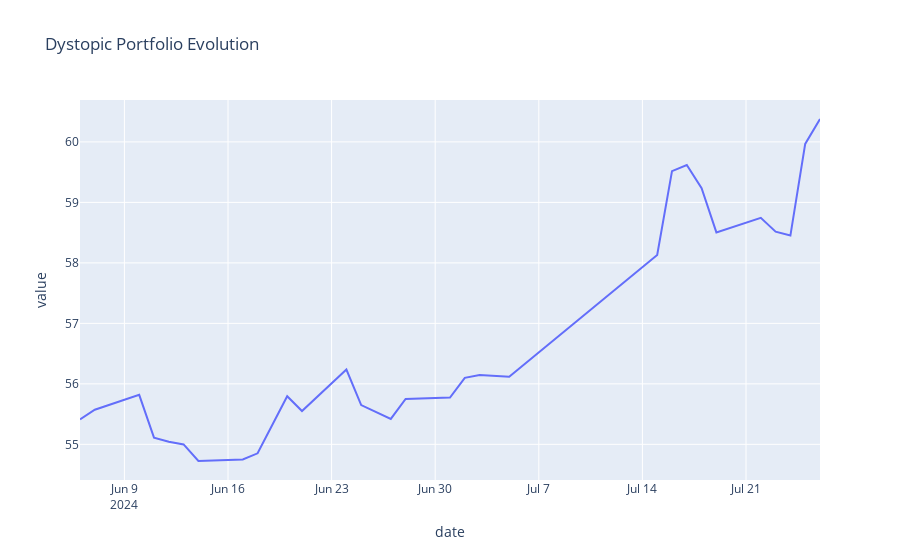

Here is the notebook cell this chart was saved with:
### Code cell
import plotly.express as p


p.line(agg_portfolio_value, x="date", y="value", title="Dystopic Portfolio Evolution")

### Figure 1 — Plotly figure (JSON) as saved in the notebook; plotly's stock layout.template omitted (floating-point values rounded to 4 significant figures)
{"data": [{"hovertemplate": "date=%{x}<br>value=%{y}<extra></extra>", "legendgroup": "", "line": {"color": "#636efa", "dash": "solid"}, "marker": {"symbol": "circle"}, "mode": "lines", "name": "", "orientation": "v", "showlegend": false, "type": "scatter", "x": ["2024-06-06T00:00:00", "2024-06-07T00:00:00", "2024-06-10T00:00:00", "2024-06-11T00:00:00", "2024-06-12T00:00:00", "2024-06-13T00:00:00", "2024-06-14T00:00:00", "2024-06-17T00:00:00", "2024-06-18T00:00:00", "2024-06-20T00:00:00", "2024-06-21T00:00:00", "2024-06-24T00:00:00", "2024-06-25T00:00:00", "2024-06-26T00:00:00", "2024-06-27T00:00:00", "2024-06-28T00:00:00", "2024-07-01T00:00:00", "2024-07-02T00:00:00", "2024-07-03T00:00:00", "2024-07-05T00:00:00", "2024-07-15T00:00:00", "2024-07-16T00:00:00", "2024-07-17T00:00:00", "2024-07-18T00:00:00", "2024-07-19T00:00:00", "2024-07-22T00:00:00", "2024-07-23T00:00:00", "2024-07-24T00:00:00", "2024-07-25T00:00:00", "2024-07-26T00:00:00"], "xaxis": "x", "y": [55.41, 55.57, 55.82, 55.11, 55.04, 55.0, 54.72, 54.75, 54.85, 55.8, 55.55, 56.24, 55.65, 55.54, 55.42, 55.75, 55.77, 56.1, 56.15, 56.12, 58.13, 59.52, 59.62, 59.24, 58.5, 58.74, 58.52, 58.45, 59.97, 60.38], "yaxis": "y"}], "layout": {"legend": {"tracegroupgap": 0}, "title": {"text": "Dystopic Portfolio Evolution"}, "xaxis": {"anchor": "y", "domain": [0, 1], "title": {"text": "date"}}, "yaxis": {"anchor": "x", "domain": [0, 1], "title": {"text": "value"}}}}
